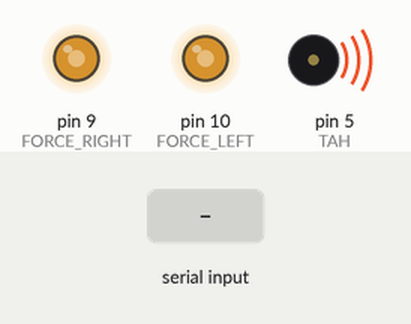
The sketch below on a simulated Arduino Uno, built with avr-gcc and run on an emulated ATmega328P. Shown: output pins drawn as LEDs (lit = HIGH), buzzer (waves = sounding). The test bench sets the inputs (shaded band).

Above: at 1.2 s.
1.3 s: "90,45\n" received over Serial
At 3.5 s:
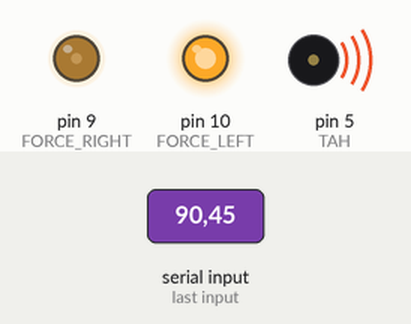
3.8 s: "200\n" received over Serial
At 5.3 s:
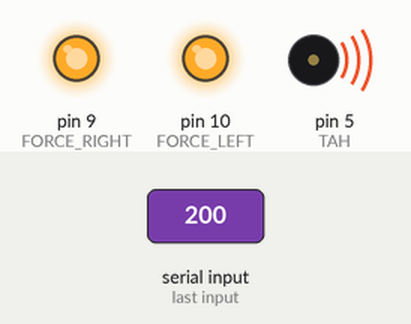
6.3 s: "90\n" received over Serial
At 8.4 s:
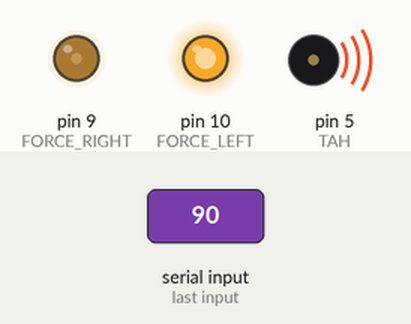
Timing chart, 0 to 9.9 s (numbered marks = the images above; inputs shaded):
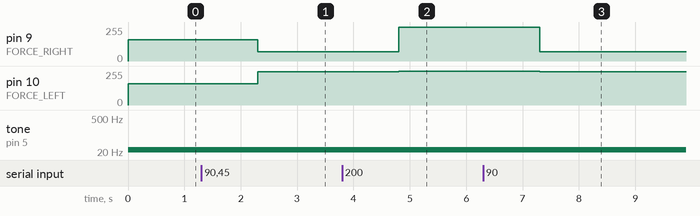

Measured:
- after the input at 1.3 s, pin 9 (FORCE_RIGHT): 160/255 → 70/255 after 1.0 s; pin 10 (FORCE_LEFT): 160/255 → 250/255 after 1.0 s
- after the input at 3.8 s, pin 9 (FORCE_RIGHT): 70/255 → 255/255 after 1.0 s; pin 10 (FORCE_LEFT): 250/255 → 255/255 after 1.0 s
- after the input at 6.3 s, pin 9 (FORCE_RIGHT): 255/255 → 70/255 after 1.0 s; pin 10 (FORCE_LEFT): 255/255 → 250/255 after 1.0 s

The sketch:

EPS.ino
```cpp
#define TAH 5

#define FORCE_LEFT 10
#define FORCE_RIGHT 9

int turnVal = 0;


void setup() {
    Serial.begin(9600);
    pinMode(TAH, OUTPUT);
    pinMode(FORCE_LEFT, OUTPUT);
    pinMode(FORCE_RIGHT, OUTPUT);

}

void loop() {
    if (Serial.available()) {
        turnVal = Serial.parseInt();
        Serial.readString();

    }

    tone(TAH, 25);

    int a = 160;
    analogWrite(FORCE_LEFT, a + turnVal);//172 + turnVal);
    analogWrite(FORCE_RIGHT, a - turnVal); //133 - turnVal);
}
```
